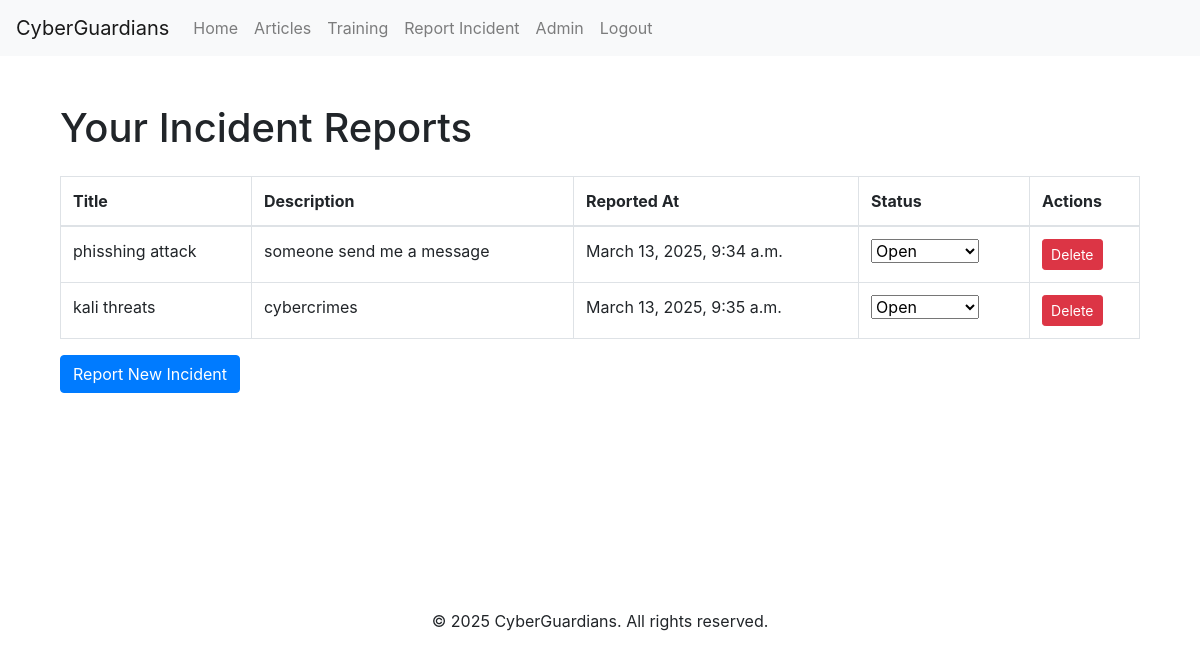
The app's page /list/ (signed in) with its own data.
### main/models.py (models this page shows, shortened)
class incidentReport(models.Model):
    user = models.ForeignKey(User, on_delete=models.CASCADE, related_name='incident_reports')
    title = models.CharField(max_length=200, help_text="Title of the incident report.")
    description = models.TextField(help_text="Detailed description of the incident.")
    reported_at = models.DateTimeField(auto_now_add=True)
    status = models.CharField(max_length=50, choices=[
        ('open', 'Open'),
        ('in_progress', 'In Progress'),
        ('resolved', 'Resolved'),
        ('closed', 'Closed'),
    ], default='open', help_text="Current status of the incident report.")

### main/views.py (the view, shortened to what this page needs)
# urls.py: path('list/', views.report_list, name='report_list')
@login_required
def report_list(request):
    reports = incidentReport.objects.filter(user=request.user)  # Get reports for the logged-in user
    return render(request, 'report_list.html', {'reports': reports})

### main/templates/report_list.html (shortened to what this page needs)
{% extends 'base.html' %}
{% block content %}
    <div class="container mt-5">
        <h1 class="mb-4">Your Incident Reports</h1>
        <table class="table table-bordered">
            <thead>
                <tr>
                    <th>Title</th>
                    <th>Description</th>
                    <th>Reported At</th>
                    <th>Status</th>
                    <th>Actions</th>
                </tr>
            </thead>
            <tbody>
                {% for report in reports %}
                <tr>
                    <td>{{ report.title }}</td>
                    <td>{{ report.description|truncatewords:10 }}</td>
                    <td>{{ report.reported_at }}</td>
                    <td>
                        <form method="post" style="display:inline;">
                            <select name="status" onchange="this.form.submit()">
                                <option value="open" {% if report.status == 'open' %}selected{% endif %}>Open</option>
                            </select>
                        </form>
                    </td>
                    <td>
                        <form method="post" style="display:inline;">
                            <button type="submit" class="btn btn-danger btn-sm">Delete</button>
                        </form>
                    </td>
                </tr>
                {% empty %}
                <tr>
                    <td colspan="5" class="text-center">No reports found.</td>
                </tr>
                {% endfor %}
            </tbody>
        </table>
        <a href="{% url 'report_incident' %}" class="btn btn-primary">Report New Incident</a>
    </div>
<br><Br><br><br>
<br><Br><br><br>
{% endblock %}

### records on screen
incidentReport: title "phisshing attack", description "someone send me a message", reported_at "March 13, 2025, 9:34 a.m.", status "Open"
incidentReport: title "kali threats", description "cybercrimes", reported_at "March 13, 2025, 9:35 a.m.", status "Open"
